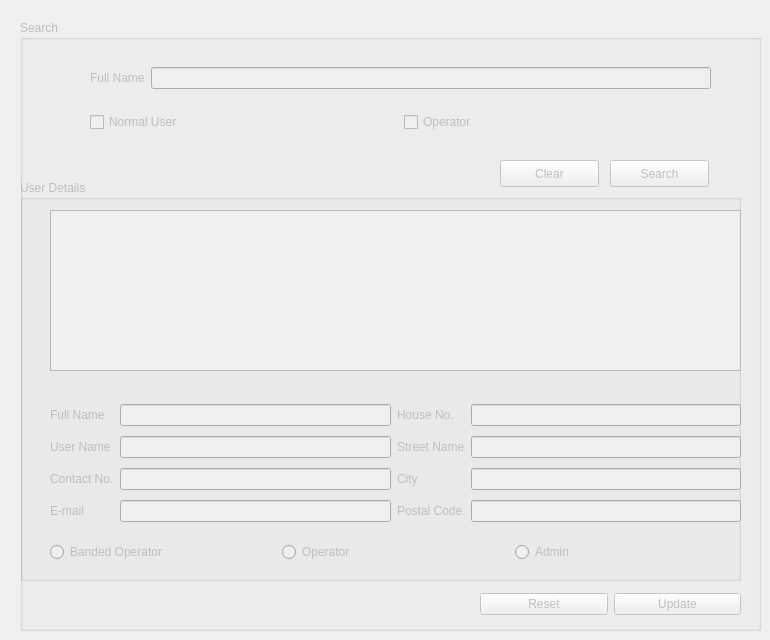
      <widget class="QWidget" name="tab">
       <attribute name="title">
        <string>Admin Panel</string>
       </attribute>
       <widget class="QGroupBox" name="groupBox_adminpanel">
        <property name="enabled">
         <bool>false</bool>
        </property>
        <property name="geometry">
         <rect>
          <x>20</x>
          <y>20</y>
          <width>741</width>
          <height>611</height>
         </rect>
        </property>
        <property name="title">
         <string>Search</string>
        </property>
        <widget class="QGroupBox" name="groupBox_13">
         <property name="geometry">
          <rect>
           <x>0</x>
           <y>160</y>
           <width>721</width>
           <height>401</height>
          </rect>
         </property>
         <property name="title">
          <string>User Details</string>
         </property>
         <widget class="QTableView" name="adminPanel_usertable">
          <property name="geometry">
           <rect>
            <x>30</x>
            <y>30</y>
            <width>691</width>
            <height>161</height>
           </rect>
          </property>
         </widget>
         <widget class="QWidget" name="layoutWidget">
          <property name="geometry">
           <rect>
            <x>30</x>
            <y>220</y>
            <width>691</width>
            <height>128</height>
           </rect>
          </property>
          <layout class="QGridLayout" name="gridLayout_10">
           <item row="0" column="0">
            <widget class="QLabel" name="label_16">
             <property name="text">
              <string>Full Name</string>
             </property>
            </widget>
           </item>
           <item row="0" column="1">
            <widget class="QLineEdit" name="txt_adminPanel_Fname"/>
           </item>
           <item row="0" column="2">
            <widget class="QLabel" name="label_21">
             <property name="text">
              <string>House No.</string>
             </property>
            </widget>
           </item>
           <item row="0" column="3">
            <widget class="QLineEdit" name="txt__adminPanel_houseno"/>
           </item>
           <item row="1" column="0">
            <widget class="QLabel" name="label_17">
             <property name="text">
              <string>User Name</string>
             </property>
            </widget>
           </item>
           <item row="1" column="1">
            <widget class="QLineEdit" name="txt__adminPane_uname"/>
           </item>
           <item row="1" column="2">
            <widget class="QLabel" name="label_22">
             <property name="text">
              <string>Street Name</string>
             </property>
            </widget>
           </item>
           <item row="1" column="3">
            <widget class="QLineEdit" name="txt_adminPanel_street"/>
           </item>
           <item row="2" column="0">
            <widget class="QLabel" name="label_19">
             <property name="text">
              <string>Contact No.</string>
             </property>
            </widget>
           </item>
           <item row="2" column="1">
            <widget class="QLineEdit" name="txt_adminPanel_contact"/>
           </item>
           <item row="2" column="2">
            <widget class="QLabel" name="label_23">
             <property name="text">
              <string>City</string>
             </property>
            </widget>
           </item>
           <item row="2" column="3">
            <widget class="QLineEdit" name="txt_adminPanel_city"/>
           </item>
           <item row="3" column="0">
            <widget class="QLabel" name="label_20">
             <property name="text">
              <string>E-mail</string>
             </property>
            </widget>
           </item>
           <item row="3" column="1">
            <widget class="QLineEdit" name="txt__adminPanel_email"/>
           </item>
           <item row="3" column="2">
            <widget class="QLabel" name="label_24">
             <property name="text">
              <string>Postal Code</string>
             </property>
            </widget>
           </item>
           <item row="3" column="3">
            <widget class="QLineEdit" name="txt_adminPanel_postalcode"/>
           </item>
          </layout>
         </widget>
         <widget class="QWidget" name="layoutWidget">
          <property name="geometry">
           <rect>
            <x>30</x>
            <y>360</y>
            <width>691</width>
            <height>24</height>
           </rect>
          </property>
          <layout class="QGridLayout" name="gridLayout_12">
           <item row="0" column="0">
            <widget class="QRadioButton" name="radiobtn_adminPanel_normaluser">
             <property name="text">
              <string>Banded Operator</string>
             </property>
            </widget>
           </item>
           <item row="0" column="1">
            <widget class="QRadioButton" name="radiobtn_adminPanel_operator">
             <property name="text">
              <string>Operator</string>
             </property>
            </widget>
           </item>
           <item row="0" column="2">
            <widget class="QRadioButton" name="radiobtn_adminPanel_admin">
             <property name="text">
              <string>Admin</string>
             </property>
            </widget>
           </item>
          </layout>
         </widget>
        </widget>
        <widget class="QPushButton" name="btn_adminpanel_search">
         <property name="geometry">
          <rect>
           <x>590</x>
           <y>140</y>
           <width>99</width>
           <height>27</height>
          </rect>
         </property>
         <property name="text">
          <string>Search</string>
         </property>
        </widget>
        <widget class="QPushButton" name="btn_adminpanel_clear">
         <property name="geometry">
          <rect>
           <x>480</x>
           <y>140</y>
           <width>99</width>
           <height>27</height>
          </rect>
         </property>
         <property name="text">
          <string>Clear</string>
         </property>
        </widget>
        <widget class="QWidget" name="layoutWidget">
         <property name="geometry">
          <rect>
           <x>70</x>
           <y>30</y>
           <width>621</width>
           <height>101</height>
          </rect>
         </property>
         <layout class="QGridLayout" name="gridLayout_9">
          <item row="0" column="0">
           <layout class="QHBoxLayout" name="horizontalLayout_28">
            <item>
             <widget class="QLabel" name="label_15">
              <property name="text">
               <string>Full Name</string>
              </property>
             </widget>
            </item>
            <item>
             <widget class="QLineEdit" name="adminPanel_full_name"/>
            </item>
           </layout>
          </item>
          <item row="1" column="0">
           <layout class="QHBoxLayout" name="horizontalLayout_29">
            <item>
             <widget class="QCheckBox" name="chckbox_Normaluser">
              <property name="text">
               <string>Normal User</string>
              </property>
             </widget>
            </item>
            <item>
             <widget class="QCheckBox" name="chckbox_operater">
              <property name="text">
               <string>Operator</string>
              </property>
             </widget>
            </item>
           </layout>
          </item>
         </layout>
        </widget>
        <widget class="QWidget" name="layoutWidget">
         <property name="geometry">
          <rect>
           <x>460</x>
           <y>570</y>
           <width>261</width>
           <height>29</height>
          </rect>
         </property>
         <layout class="QGridLayout" name="gridLayout_11">
          <item row="0" column="0">
           <widget class="QPushButton" name="btn_adminpanel_reset">
            <property name="text">
             <string>Reset</string>
            </property>
           </widget>
          </item>
          <item row="0" column="1">
           <widget class="QPushButton" name="btn_adminpanel_update">
            <property name="text">
             <string>Update</string>
            </property>
           </widget>
          </item>
         </layout>
        </widget>
       </widget>
      </widget>
